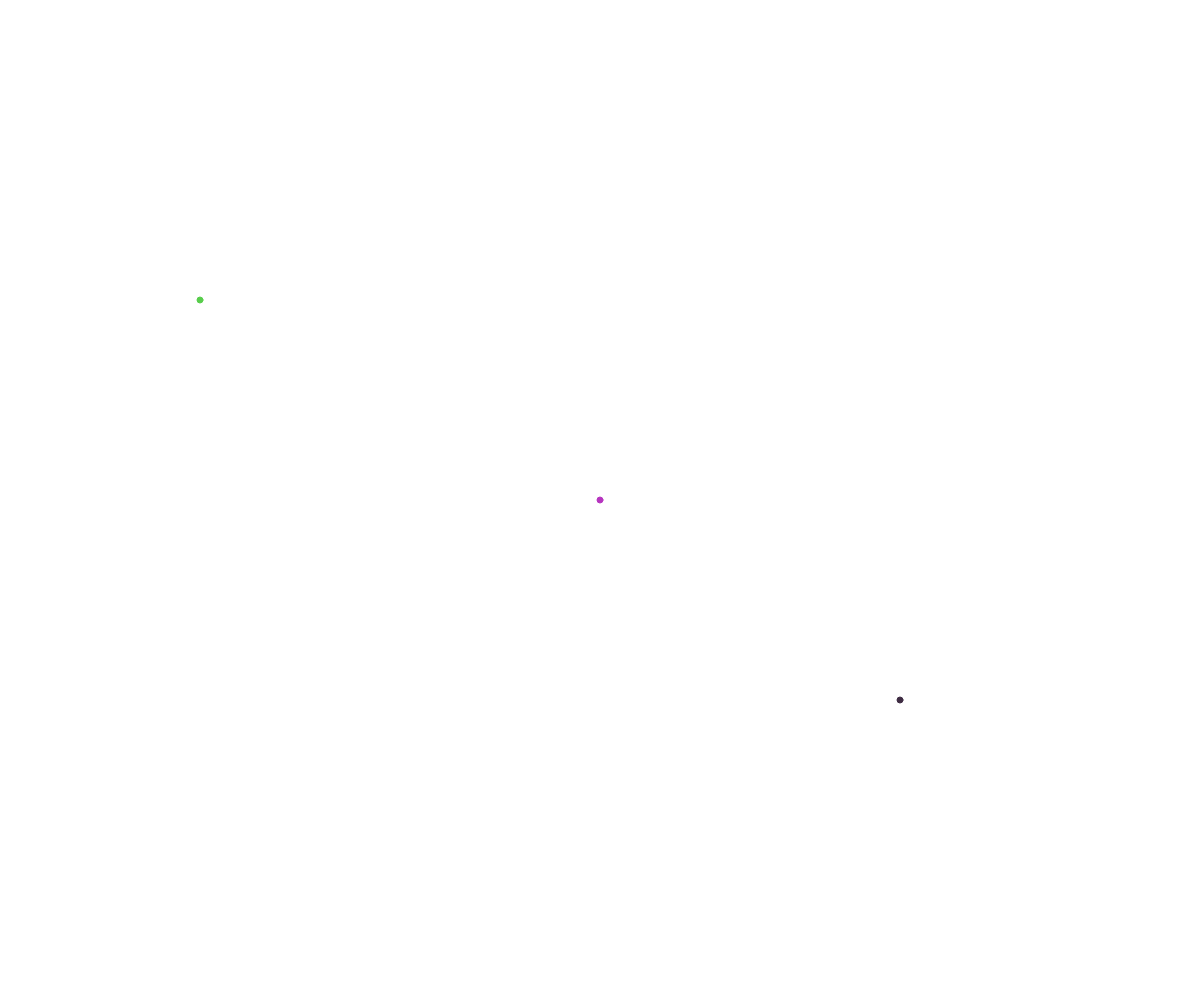
Frame 1 (no input)
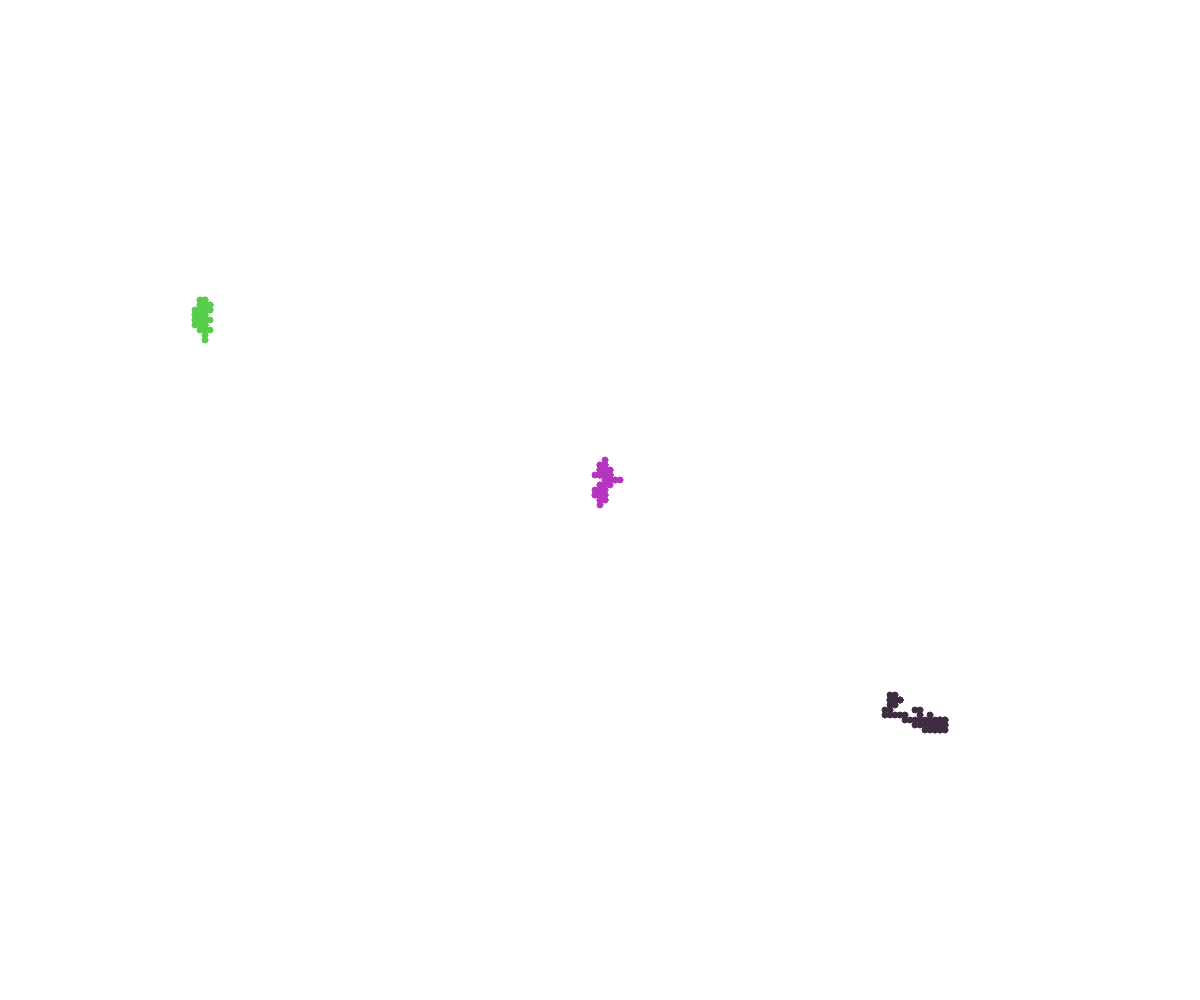
Frame 60 (no input)
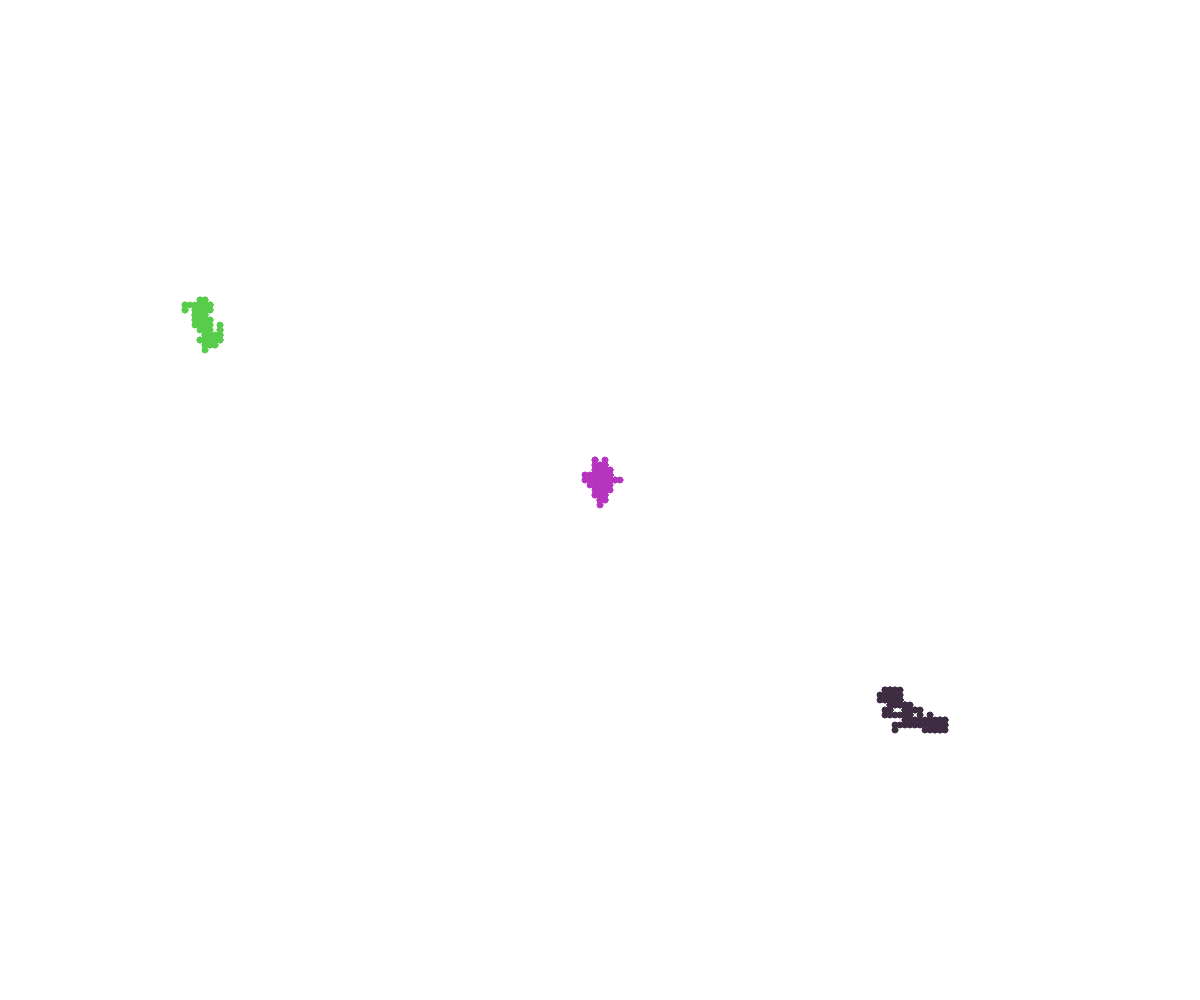
Frame 120 (the mouse pressed at the canvas centre since frame 60)

The p5.js sketch that drew these frames (run headless with seeded random() and noise() and a simulated clock; from frame 60 on, the mouse is pressed at the canvas centre):

// p5.js sketch
// ── sketch.js
// Walker Obj oriented program demo
// Your Name
// Date
//
// OOP demo 2
// Make circle "walk" randomly around screen in NEWS dirctions
// Walker - class
// Data: x, y, speed, colour
// Behaviours: move, display

class Walker {
  constructor(x, y) {
    this.x = x;
    this.y = y;
    this.speed = 5;
    this.color = color(random(255), random(255), random(255)); // or call specific colours per name
    this.radius = 3;
  }
  
  display() {
    stroke(this.color);
    fill(this.color);
    circle(this.x, this.y, this.radius*2);
  }

  move() {
    let choice = random(100);

    if (choice < 25) {
      //up
      this.y -= this.speed;
    } 
    else if (choice < 50) {
      //down
      this.y += this.speed;
    }
    else if (choice < 75) {
      // right
      this.x += this.speed;
    }
    else {
      //left 
      this.x -= this.speed;
    }
  }

}


let michael; 
let katharine;
let ahmed; 

function setup() {
  background(220);
  createCanvas(windowWidth, windowHeight);
  michael = new Walker(width/2, height/2);
  katharine = new Walker(200, 300); 
  ahmed = new Walker(width-300, height-300);
  // katharine.color = "purple";
  // ahmed.color = "blue";
}

function draw() {
  michael.display();
  katharine.display();
  ahmed.display();

  michael.move();
  katharine.move();
  ahmed.move();
}
